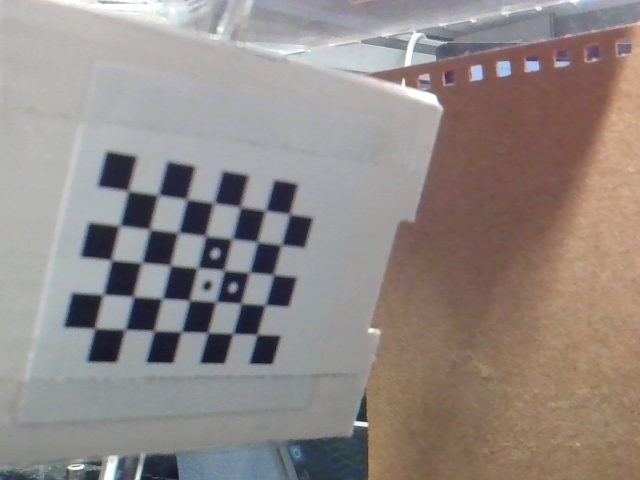
#> input picture pantograph_stereo_cam/config/frames_pair/camera0_2.png, 640 x 480 px
$ python triangulation_test.py
#> lines starting #> are read from the running program, lines starting #| are printed output that depends on the picture
# flake8: noqa: 501

import cv2
import numpy as np
import yaml
import os

# Initialize global variables to store coordinates
coords_img1 = None
coords_img2 = None


def main():
    global coords_img1, coords_img2
    # Read stereo system params from yaml files
    dirname = os.path.dirname(__file__)
    # Camera 1
    cam_1_params_path = os.path.join(dirname, '../config/cam_0_info.yaml')
    # Camera 2
    cam_2_params_path = os.path.join(dirname, '../config/cam_1_info.yaml')

    # Read the images
    img1_path = os.path.join(dirname, '../config/frames_pair/camera0_2.png')
    img2_path = os.path.join(dirname, '../config/frames_pair/camera1_2.png')
    img1 = cv2.imread(img1_path)
#> img1 is the input picture: shape (480, 640, 3); mean B, G, R 134.1, 137.3, 146.2
    img2 = cv2.imread(img2_path)
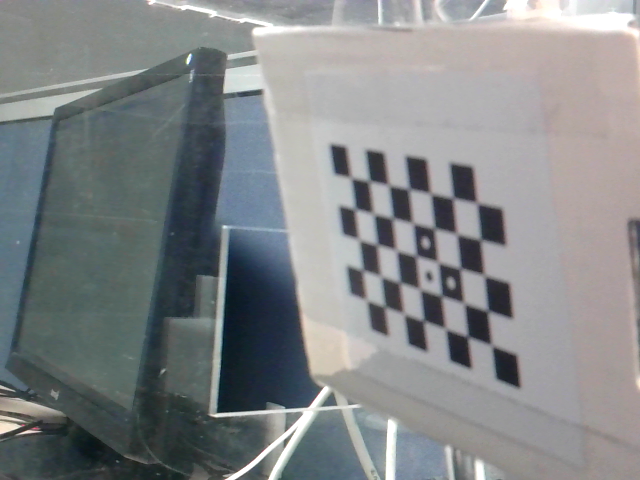
#> input picture pantograph_stereo_cam/config/frames_pair/camera1_2.png, 640 x 480 px
#> img2 is the input picture: shape (480, 640, 3); mean B, G, R 136.1, 134.5, 131

    # Ensure the images are the same height for horizontal concatenation
    height1, width1 = img1.shape[:2]
#> height1 = 480; width1 = 640
    height2, width2 = img2.shape[:2]
#> height2 = 480; width2 = 640

    if height1 != height2:
        # Resize the second image to have the same height as the first image
        img2 = cv2.resize(img2, (width2, height1))

    # Concatenate the images horizontally
    combined_img = np.hstack((img1, img2))
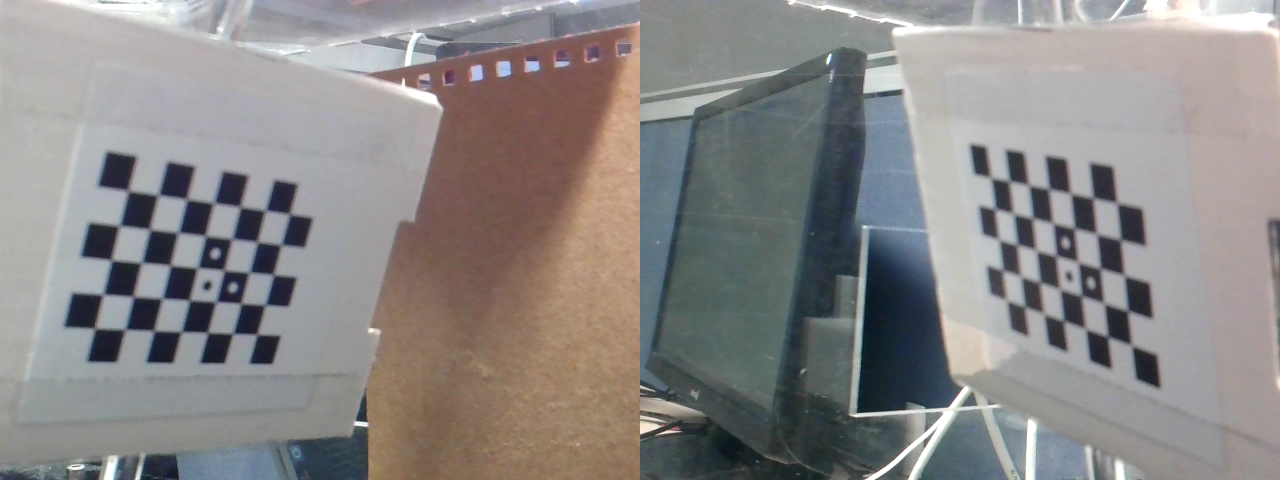
#> combined_img: shape (480, 1280, 3); mean B, G, R 135.1, 135.9, 138.6

    # Create a named window
    cv2.namedWindow('Triangulation test')

    # Set the mouse callback function
    cv2.setMouseCallback('Triangulation test', mouse_callback, {'img1_width': width1})

    # Display the combined image
    while True:
        display_img = combined_img.copy()

        # Add legend to the images
        add_legend(display_img, coords_img1, (10, height1))
        add_legend(display_img, coords_img2, (width1 + 10, height1))
        cv2.imshow('Triangulation test', display_img)

        # Break the loop when 'q' is pressed
        key = cv2.waitKey(1) & 0xFF
#> (key q is pressed here)
        if key == ord('q'):
            break

        elif key == ord('t'):
            triangulation(coords_img1, coords_img2, cam_1_params_path, cam_2_params_path)

    # Destroy all windows
    cv2.destroyAllWindows()


# Define the mouse callback function
# [10 lines left out: function mouse_callback, not called in this run]


# Function to add coordinates legend to an image
def add_legend(image, coords, position):
    if coords is not None:
        text = f"Mouse coords : ({coords[0]}, {coords[1]})"
        font = cv2.FONT_HERSHEY_SIMPLEX
        font_scale = 1
        color = (255, 0, 0)
        thickness = 2

        text_x = position[0]
        text_y = position[1] - 10
        cv2.putText(image, text, (text_x, text_y), font, font_scale, color, thickness, cv2.LINE_AA)


# [52 lines left out: function triangulation, not called in this run]


if __name__ == "__main__":
    main()
